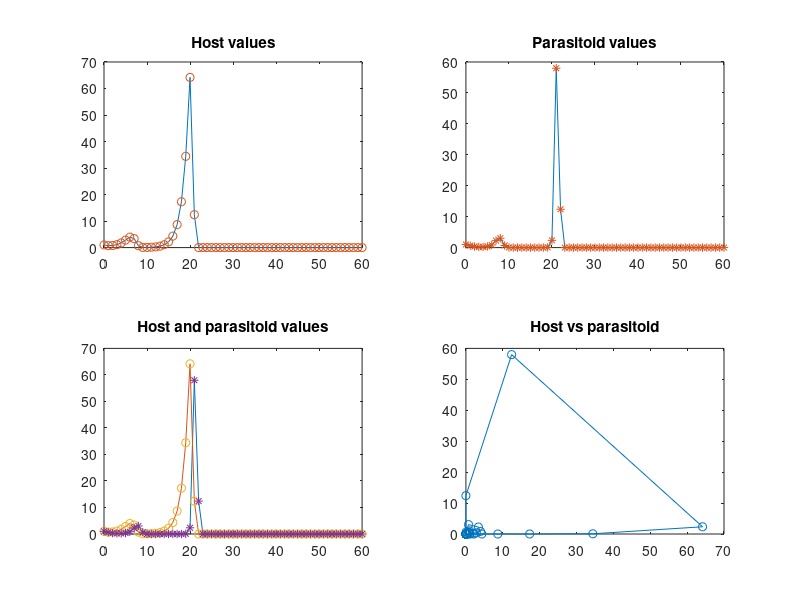

The MATLAB script that drew this image:
% TwoDifferenceEquations.m - this MATLAB file simulates the host-parasitoid model 
k=2;   %parameter input
a=1;   %parameter input
c=1;   %parameter input
x0=1;   %input('input initial population x0 of host:     ')
y0=1;   %input('input initial population y0 of parasitoid:     ')
n=60;  %input('input time period of run:     ')
x=zeros(n+1,1);
y=zeros(n+1,1);
t=zeros(n+1,1);
x(1)=x0;
y(1)=y0;
for i=1:n
t(i)=i-1;
x(i+1)=k*x(i)*exp(-a*y(i));
y(i+1)=c*x(i)*(1-exp(-a*y(i)));
end
t(n+1)=n;
figure
subplot(221)
plot(t,x,t,x,'o')
title('Host values')
subplot(222)
plot(t,y,t,y,'*')
title('Parasitoid values')
subplot(223)
plot(t,y,t,x,t,x,'o',t,y,'*')
title('Host and parasitoid values')
subplot(224)
plot(x,y,'o-')
title('Host vs parasitoid');
